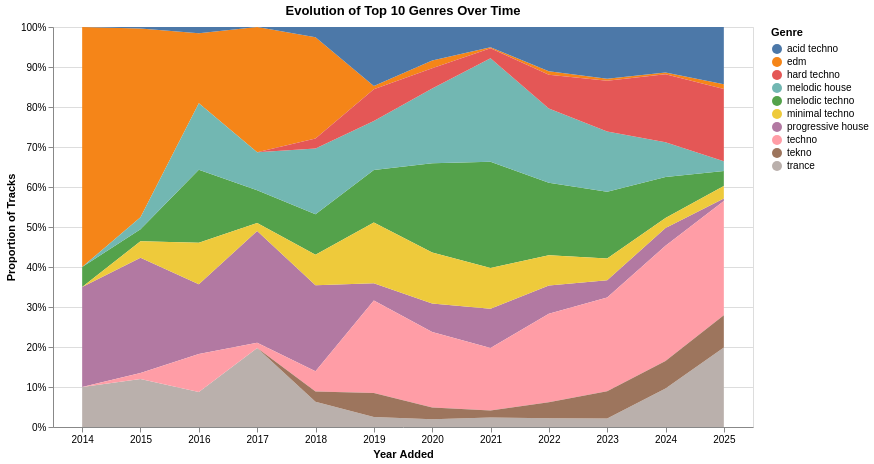

Write notebook code for a chart like this one.
### Code cell
chart_q1 = plot_taste_evolution(df_exploded_track_list, top_n=10)
chart_q1.display()

### Figure 1 — Vega-Lite specification as saved in the notebook (floating-point values rounded to 4 significant figures)
{"config": {"view": {"continuousWidth": 300, "continuousHeight": 300}}, "data": {"name": "data-df5fb97926a0adf185d85f4116afddfc"}, "mark": {"type": "area"}, "encoding": {"color": {"field": "genre_list", "scale": {"scheme": "tableau10"}, "title": "Genre", "type": "nominal"}, "tooltip": [{"field": "added_year", "title": "Year", "type": "ordinal"}, {"field": "genre_list", "title": "Genre", "type": "nominal"}, {"field": "track_count", "title": "Tracks Added", "type": "quantitative"}], "x": {"axis": {"labelAngle": 0}, "field": "added_year", "title": "Year Added", "type": "ordinal"}, "y": {"axis": {"format": "%"}, "field": "track_count", "stack": "normalize", "title": "Proportion of Tracks", "type": "quantitative"}}, "height": 400, "params": [{"name": "param_1e9efca18e7a2868", "select": {"type": "interval", "encodings": ["x", "y"]}, "bind": "scales"}], "title": "Evolution of Top 10 Genres Over Time", "width": 700, "$schema": "https://vega.github.io/schema/vega-lite/v6.1.0.json", "datasets": {"data-df5fb97926a0adf185d85f4116afddfc": [{"added_year": 2014, "genre_list": "edm", "track_count": 12}, {"added_year": 2014, "genre_list": "melodic techno", "track_count": 1}, {"added_year": 2014, "genre_list": "progressive house", "track_count": 5}, {"added_year": 2014, "genre_list": "trance", "track_count": 2}, {"added_year": 2015, "genre_list": "acid techno", "track_count": 1}, {"added_year": 2015, "genre_list": "edm", "track_count": 126}, {"added_year": 2015, "genre_list": "melodic house", "track_count": 8}, {"added_year": 2015, "genre_list": "melodic techno", "track_count": 8}, {"added_year": 2015, "genre_list": "minimal techno", "track_count": 11}, {"added_year": 2015, "genre_list": "progressive house", "track_count": 77}, {"added_year": 2015, "genre_list": "techno", "track_count": 4}, {"added_year": 2015, "genre_list": "trance", "track_count": 32}, {"added_year": 2016, "genre_list": "acid techno", "track_count": 2}, {"added_year": 2016, "genre_list": "edm", "track_count": 22}, {"added_year": 2016, "genre_list": "melodic house", "track_count": 21}, {"added_year": 2016, "genre_list": "melodic techno", "track_count": 23}, {"added_year": 2016, "genre_list": "minimal techno", "track_count": 13}, {"added_year": 2016, "genre_list": "progressive house", "track_count": 22}, {"added_year": 2016, "genre_list": "techno", "track_count": 12}, {"added_year": 2016, "genre_list": "trance", "track_count": 11}, {"added_year": 2017, "genre_list": "edm", "track_count": 46}, {"added_year": 2017, "genre_list": "melodic house", "track_count": 14}, {"added_year": 2017, "genre_list": "melodic techno", "track_count": 12}, {"added_year": 2017, "genre_list": "minimal techno", "track_count": 3}, {"added_year": 2017, "genre_list": "progressive house", "track_count": 41}, {"added_year": 2017, "genre_list": "techno", "track_count": 2}, {"added_year": 2017, "genre_list": "trance", "track_count": 29}, {"added_year": 2018, "genre_list": "acid techno", "track_count": 2}, {"added_year": 2018, "genre_list": "edm", "track_count": 20}, {"added_year": 2018, "genre_list": "hard techno", "track_count": 2}, {"added_year": 2018, "genre_list": "melodic house", "track_count": 13}, {"added_year": 2018, "genre_list": "melodic techno", "track_count": 8}, {"added_year": 2018, "genre_list": "minimal techno", "track_count": 6}, {"added_year": 2018, "genre_list": "progressive house", "track_count": 17}, {"added_year": 2018, "genre_list": "techno", "track_count": 4}, {"added_year": 2018, "genre_list": "tekno", "track_count": 2}, {"added_year": 2018, "genre_list": "trance", "track_count": 5}, {"added_year": 2019, "genre_list": "acid techno", "track_count": 71}, {"added_year": 2019, "genre_list": "edm", "track_count": 4}, {"added_year": 2019, "genre_list": "hard techno", "track_count": 38}, {"added_year": 2019, "genre_list": "melodic house", "track_count": 59}, {"added_year": 2019, "genre_list": "melodic techno", "track_count": 63}, {"added_year": 2019, "genre_list": "minimal techno", "track_count": 73}, {"added_year": 2019, "genre_list": "progressive house", "track_count": 21}, {"added_year": 2019, "genre_list": "techno", "track_count": 111}, {"added_year": 2019, "genre_list": "tekno", "track_count": 29}, {"added_year": 2019, "genre_list": "trance", "track_count": 12}, {"added_year": 2020, "genre_list": "acid techno", "track_count": 48}, {"added_year": 2020, "genre_list": "edm", "track_count": 11}, {"added_year": 2020, "genre_list": "hard techno", "track_count": 29}, {"added_year": 2020, "genre_list": "melodic house", "track_count": 107}, {"added_year": 2020, "genre_list": "melodic techno", "track_count": 128}, {"added_year": 2020, "genre_list": "minimal techno", "track_count": 73}, {"added_year": 2020, "genre_list": "progressive house", "track_count": 41}, {"added_year": 2020, "genre_list": "techno", "track_count": 108}, {"added_year": 2020, "genre_list": "tekno", "track_count": 17}, {"added_year": 2020, "genre_list": "trance", "track_count": 11}, {"added_year": 2021, "genre_list": "acid techno", "track_count": 26}, {"added_year": 2021, "genre_list": "edm", "track_count": 1}, {"added_year": 2021, "genre_list": "hard techno", "track_count": 13}, {"added_year": 2021, "genre_list": "melodic house", "track_count": 132}, {"added_year": 2021, "genre_list": "melodic techno", "track_count": 136}, {"added_year": 2021, "genre_list": "minimal techno", "track_count": 52}, {"added_year": 2021, "genre_list": "progressive house", "track_count": 50}, {"added_year": 2021, "genre_list": "techno", "track_count": 80}, {"added_year": 2021, "genre_list": "tekno", "track_count": 9}, {"added_year": 2021, "genre_list": "trance", "track_count": 12}, {"added_year": 2022, "genre_list": "acid techno", "track_count": 50}, {"added_year": 2022, "genre_list": "edm", "track_count": 4}, {"added_year": 2022, "genre_list": "hard techno", "track_count": 38}, {"added_year": 2022, "genre_list": "melodic house", "track_count": 84}, {"added_year": 2022, "genre_list": "melodic techno", "track_count": 82}, {"added_year": 2022, "genre_list": "minimal techno", "track_count": 34}, {"added_year": 2022, "genre_list": "progressive house", "track_count": 32}, {"added_year": 2022, "genre_list": "techno", "track_count": 100}, {"added_year": 2022, "genre_list": "tekno", "track_count": 18}, {"added_year": 2022, "genre_list": "trance", "track_count": 10}, {"added_year": 2023, "genre_list": "acid techno", "track_count": 110}, {"added_year": 2023, "genre_list": "edm", "track_count": 4}, {"added_year": 2023, "genre_list": "hard techno", "track_count": 108}, {"added_year": 2023, "genre_list": "melodic house", "track_count": 128}, {"added_year": 2023, "genre_list": "melodic techno", "track_count": 142}, {"added_year": 2023, "genre_list": "minimal techno", "track_count": 46}, {"added_year": 2023, "genre_list": "progressive house", "track_count": 37}, {"added_year": 2023, "genre_list": "techno", "track_count": 199}, {"added_year": 2023, "genre_list": "tekno", "track_count": 58}, {"added_year": 2023, "genre_list": "trance", "track_count": 18}, {"added_year": 2024, "genre_list": "acid techno", "track_count": 51}, {"added_year": 2024, "genre_list": "edm", "track_count": 2}, {"added_year": 2024, "genre_list": "hard techno", "track_count": 76}, {"added_year": 2024, "genre_list": "melodic house", "track_count": 39}, {"added_year": 2024, "genre_list": "melodic techno", "track_count": 46}, {"added_year": 2024, "genre_list": "minimal techno", "track_count": 11}, {"added_year": 2024, "genre_list": "progressive house", "track_count": 20}, {"added_year": 2024, "genre_list": "techno", "track_count": 129}, {"added_year": 2024, "genre_list": "tekno", "track_count": 31}, {"added_year": 2024, "genre_list": "trance", "track_count": 43}, {"added_year": 2025, "genre_list": "acid techno", "track_count": 23}, {"added_year": 2025, "genre_list": "edm", "track_count": 2}, {"added_year": 2025, "genre_list": "hard techno", "track_count": 29}, {"added_year": 2025, "genre_list": "melodic house", "track_count": 4}, {"added_year": 2025, "genre_list": "melodic techno", "track_count": 6}, {"added_year": 2025, "genre_list": "minimal techno", "track_count": 5}, {"added_year": 2025, "genre_list": "progressive house", "track_count": 1}, {"added_year": 2025, "genre_list": "techno", "track_count": 46}, {"added_year": 2025, "genre_list": "tekno", "track_count": 13}, {"added_year": 2025, "genre_list": "trance", "track_count": 32}]}}
